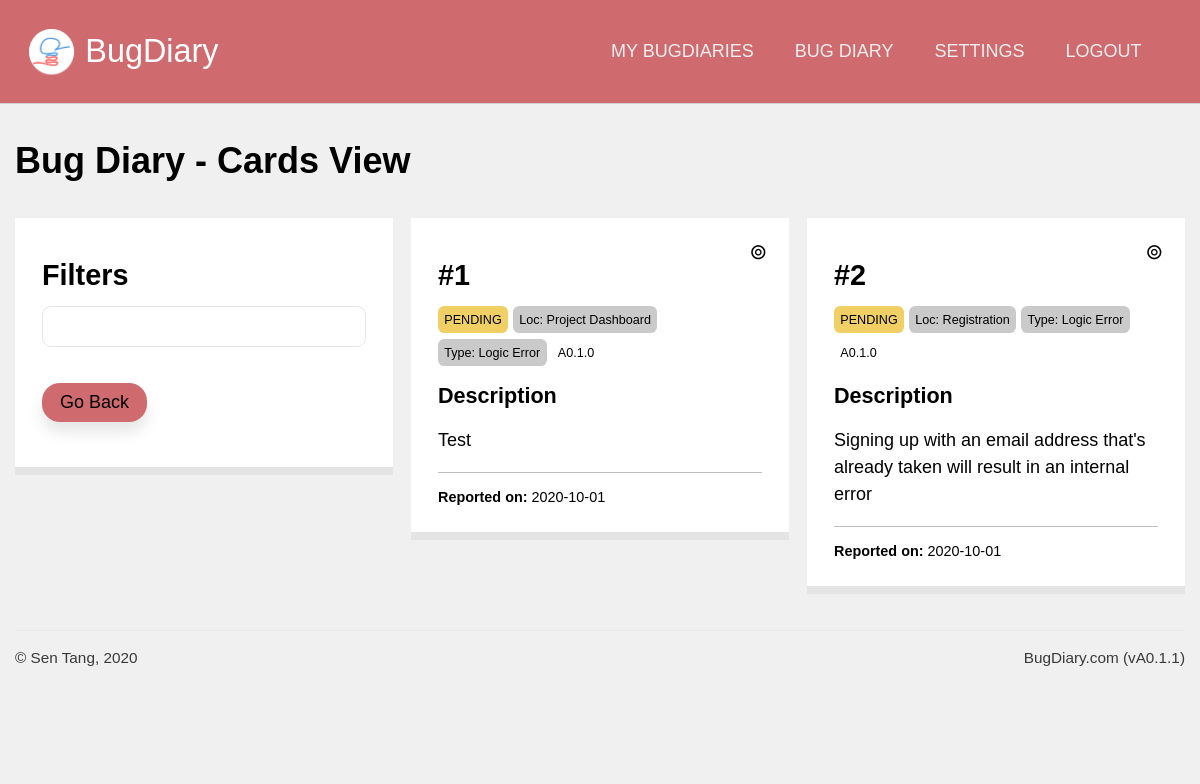
Before: /projects/view_cards/kCXoYeCCX3AcZxZbTnHmT3 (signed in) with the older database file.
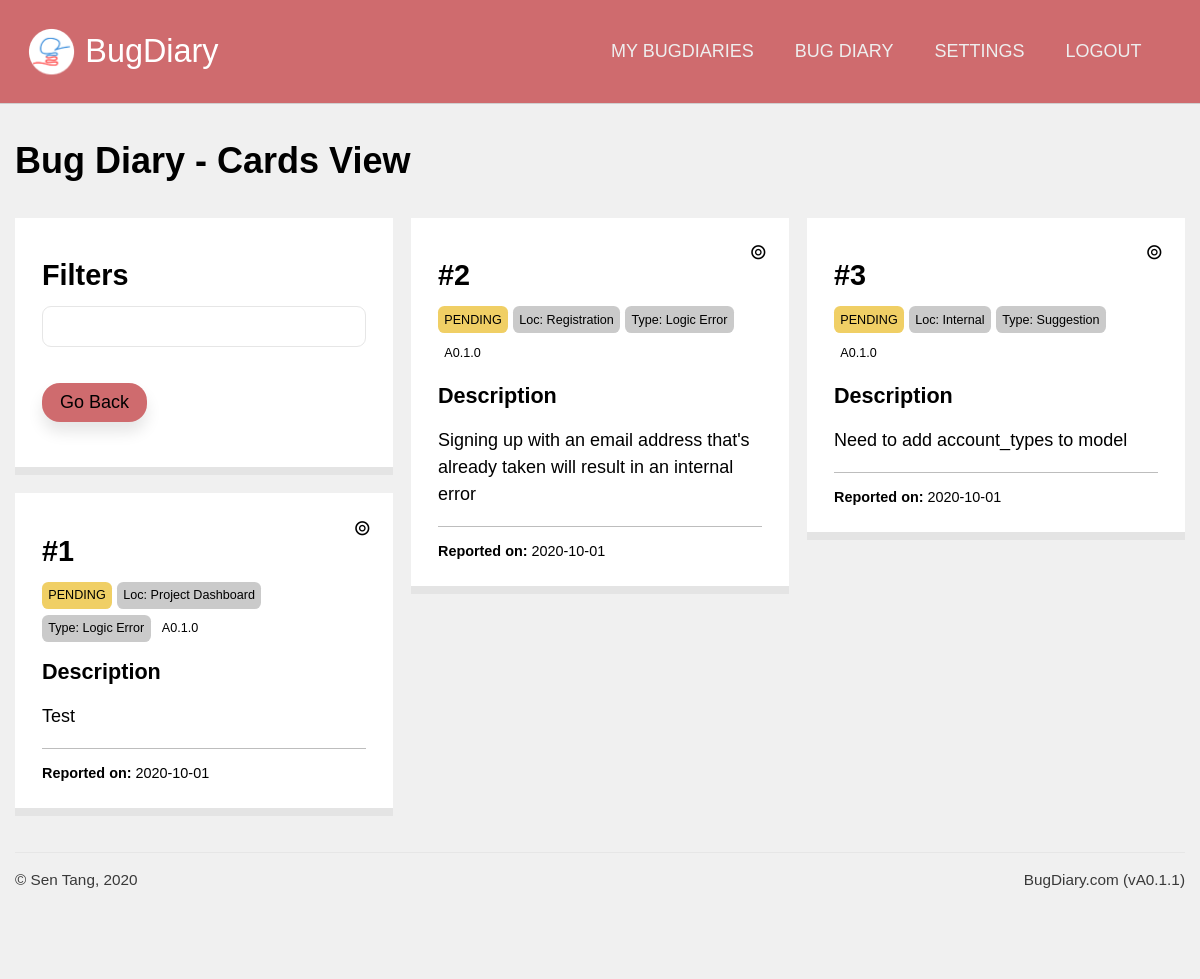
After: the same page with the newer database file.
### application/models.py (models this page shows, shortened)
class Projects(db.Model):
    id  = db.Column(db.Integer, primary_key = True, nullable = False)
    url = db.Column(db.String(22), index = True, unique = True, nullable = False)
    name = db.Column(db.String(100), nullable = False)
    description = db.Column(db.Text, nullable = False)
    creation_date = db.Column(db.DateTime, index = True, nullable = False)
    expiry_date = db.Column(db.DateTime, index = True, nullable = False)
    status = db.Column(db.String(10), nullable = False)
    access_code = db.Column(db.String(50), nullable = True)
    last_activity = db.Column(db.DateTime(), default = dt.datetime.now())
    owner = db.Column(db.Integer, db.ForeignKey('users.id')) #linked
    bugs = db.relationship('Bugs', backref = 'containing_project', cascade = "all,delete")
    locations = db.relationship('Project_bug_locations', backref = 'locations_in', cascade = "all,delete")
    types = db.relationship('Project_bug_types', backref = 'types_in', cascade = "all,delete")
    settings = db.relationship('Project_settings', backref = 'settings_for', cascade = "all,delete", uselist = False)
    blog_posts = db.relationship('Blog_posts', backref= 'post_target', cascade = "all,delete")

class Bugs(db.Model):
    id = db.Column(db.Integer, primary_key = True)
    ref_id = db.Column(db.Integer)
    details = db.Column(db.Text)
    author = db.Column(db.String(100))
    author_email = db.Column(db.String(100))
    status = db.Column(db.String(20))
    version = db.Column(db.String(20), index = True)
    report_date = db.Column(db.DateTime, index = True, default = dt.datetime.now())
    resolve_date = db.Column(db.DateTime, default = None)
    project = db.Column(db.Integer, db.ForeignKey('projects.id')) #linked
    bug_location = db.Column(db.Integer, db.ForeignKey('project_bug_locations.id')) #linked
    bug_type = db.Column(db.Integer, db.ForeignKey('project_bug_types.id')) #linked
    comments = db.relationship('Bug_comments', backref = "comment_target")

### application/projects/views.py (the view)
@projects.route('/view_cards/<string:project_url>', methods = ['get', 'post'])
@login_required
def cards_view(project_url):
    target_project = Projects.query.filter_by(url = project_url).first()
    form = manage_card_form()
    all_bugs = target_project.bugs
    if request.args.get('filter'):
        pass
    return render_template('view_cards.html', project = target_project, bug_list = all_bugs, form = form)

### application/projects/forms.py
class manage_card_form(FlaskForm):
    target_card = HiddenField()
    target_action = HiddenField()
    submit = SubmitField()

### application/models.py (called while the page is built)
@login_manager.user_loader
def load_user(user_id):
    return Users.query.get(user_id)

### application/projects/templates/projects/view_cards.html (shortened to what this page needs)
{% extends 'confined.html' %}
{% import 'macros.html' as macros %}
{% import 'macros.html' as macros %}
{% block custom_nav %}
{{ macros.project_nav(project) }}
{% endblock %}
{% block main %}
<h1>{{ project.name }} - Cards View</h1>
<div class="cards-flex">
    <div class="card">
        <h2>Filters</h2>
        <input type="text">
        <a href="{{ url_for('projects.dashboard', project_url = project.url) }}" class="button-primary shadowed rounded">Go Back</a>
    </div>
    {% for bug in bug_list %}
      {{ macros.bugcard(bug, True) }}
    {% endfor %}
</div>
{% endblock %}

### application/templates/confined.html (shortened to what this page needs)
{% extends "base.html" %}
{% block templateMain %}
<main class="confined">
  {% block main %}
  {% endblock %}
</main>
{% endblock %}

### application/templates/macros.html (shortened to what this page needs)
{% macro bugcard(bug, show_controls, color_code = {"PENDING": "bg-yellow", "RESOLVED": "bg-green", "DELETED": 'bg-black', "PINNED": 'bg-red'}) %}
<div id="card-{{bug.id}}" style="position: relative;">
    <div class="card">
        <h2>#{{ bug.ref_id }}</h2>
        <div>
            <span class="tag-mini {{ color_code[bug.status] }}">{{ bug.status }}</span>
            <span class="tag-mini bg-gray">Loc: {{ bug.bug_location }}</span>
            <span class="tag-mini bg-gray">Type: {{ bug.bug_type }}</span>
            <span class="tag-mini">{{ bug.version }}</span>
        </div>
        <h4>Description</h4>
        <p class="linebreak">{{ bug.details }}</p>
        <div class="author">
             <br>
            <b>Reported on:</b> {{ bug.report_date.strftime('%Y-%m-%d') }}
            <br>
        </div>
        {% if show_controls == True %}
        <div class="cardcontrolstoggle" onClick="showControls('card-{{bug.id}}-controls')">
            &circledcirc;
        </div>
        {% endif %}
    </div>
</div>
{% endmacro %}
{% macro project_nav(project) %}
<a href="{{ url_for('users.dashboard') }}">My BugDiaries</a>
<a href="{{ url_for('projects.dashboard', project_url = project.url) }}">{{project.name}}</a>
<a href="{{ url_for('projects.settings', project_url = project.url) }}">Settings</a>
<a href="{{ url_for('users.logout') }}">Logout</a>
{% endmacro %}

### application/templates/base.html (shortened to what this page needs)
<!DOCTYPE html>
{% set version = "A0.1.1" %}
<html lang="en" dir="ltr">
  <head>
    <link rel="stylesheet" href="{{ url_for('static', filename='css/unilay5.css') }}?v={{version}}">
    <link rel="stylesheet" href="{{ url_for('static', filename='css/custom.css') }}?v={{version}}">
  </head>
  <body>
    <header>
        <div id="logo"><a href="{{ url_for('core.index') }}">
            {% block custom_logo %}BugDiary{% endblock %}
        </a></div>
        <nav id="navigation">
          {% block custom_nav %}{% endblock %}
        </nav>
    </header>
      {% block templateMain %}{% endblock %}
    <footer>
      <div id="copyright">
        &copy; Sen Tang, 2020
      </div>
      <div id="version">
        BugDiary.com (v{{ version }})
      </div>
    </footer>
  </body>
</html>

### application/static/css/unilay5.css (style rules this page uses)
body { font-size: 18px; font-family: sans-serif; color: #000; margin: 0; padding: 0; background-color: #f0f0f0; }
header { background-color: #cf6b6e; border-bottom: 1px solid #d0d0d0; padding: 1.5em; display: grid; text-align: center; grid-template-areas: "logo nav"; }
header #logo { padding-left: 1.8em; line-height: 1.5em; grid-area: logo; background-image: url("../images/logo-small.png"); background-repeat: no-repeat; background-size: contain; text-align: left; font-size: 1.8em; }
header #logo a:link, header #logo a:visited { color: #fff; text-decoration: none; }
header nav, header #navigation { grid-area: nav; padding: 0.75em; text-align: right; z-index: 10; }
header nav a, header #navigation a { text-transform: uppercase; display: inline-block; color: #eeeeee; text-decoration: none; padding: 0 1em; font-family: "Trebuchet MS", Helvetica, sans-serif; }
.confined { max-width: 65em; margin-left: auto; margin-right: auto; }
footer { border-top: 1px solid #e6e6e6; padding-top: 1em; padding-bottom: 5em; max-width: 65em; color: #393939; margin: auto; display: grid; grid-template-areas: "copyright version"; grid-gap: 0; }
footer #copyright { grid-area: copyright; text-align: left; font-size: 0.85em; }
footer #version { grid-area: version; text-align: right; font-size: 0.85em; }
p { line-height: 150%; }
main a.button-secondary, main a.button-primary { padding: 0.5em 1em; text-decoration: none; margin: 1em auto; display: inline-block; text-align: center; }
main a.button-primary { background-color: #cf6b6e; color: #000; }
a:link, a:visited { color: #ff3939; }
h2, h3, h4, h5 { margin: 0.5em 0; }
h1 { color: inherit; font-size: 2em; margin: 1em 0; }
h2 { color: inherit; font-size: 1.6em; }
h4 { color: inherit; font-size: 1.2em; }
.rounded { border-radius: 1em 1em 1em 1em; -moz-border-radius: 1em 1em 1em 1em; -webkit-border-radius: 1em 1em 1em 1em; }
.shadowed { -webkit-box-shadow: 0px 10px 15px 0px rgba(0, 0, 0, 0.1); -moz-box-shadow: 0px 10px 15px 0px rgba(0, 0, 0, 0.1); box-shadow: 0px 10px 15px 0px rgba(0, 0, 0, 0.1); }
.bg-yellow { background-color: #F0CF65; }
.bg-gray { background-color: #cacaca; }
input[type=text], input[type=number], input[type=submit], input[type=password], select, textarea, .button-styled { font-size: 1em; padding: 0.5em; -webkit-appearance: none; -moz-appearance: none; appearance: none; width: 100%; border: 1px solid; font-family: inherit; margin-bottom: 1em; border-color: #e6e6e6; -webkit-box-sizing: border-box; -moz-box-sizing: border-box; box-sizing: border-box; border-radius: 0.5em 0.5em 0.5em 0.5em; -moz-border-radius: 0.5em 0.5em 0.5em 0.5em; -webkit-border-radius: 0.5em 0.5em 0.5em 0.5em; }
.button-primary { background-color: #cf6b6e; color: #000; }

### application/static/css/custom.css (style rules this page uses)
.card { background-color: #fff; padding: 1.5em; border-bottom: 8px solid #e4e4e4; position: relative; margin-bottom: 1em; break-inside: avoid-column; }
.tag-mini { font-size: 0.7em; margin-bottom: 0.5em; padding: 0.5em; display: inline-block; border-radius: 0.5em; -moz-border-radius: 0.5em; -webkit-border-radius: 0.5em; }
.author { font-size: 0.8em; border-top: 1px solid #bdbdbd; }
.cards-flex { column-count: 3; column-gap: 1em; margin-bottom: 2em; }
p.linebreak { white-space: pre-line; }
.cardcontrolstoggle { position: absolute; top: 0.5em; right: 0.5em; padding: 0.5em; z-index: 7; font-size: 1.2em; }

Changed rows visible on the page:
added Bugs: ref_id "3", status "PENDING", bug_location "Internal", bug_type "Suggestion", version "A0.1.0", details "Need to add account_types to model", report_date "2020-10-01"
